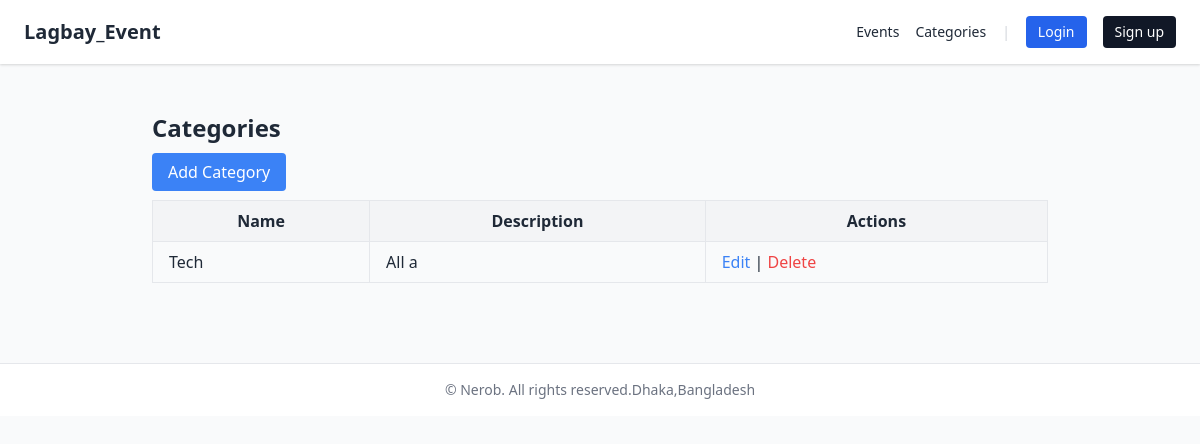
The page /categories/ on the database as committed earlier.
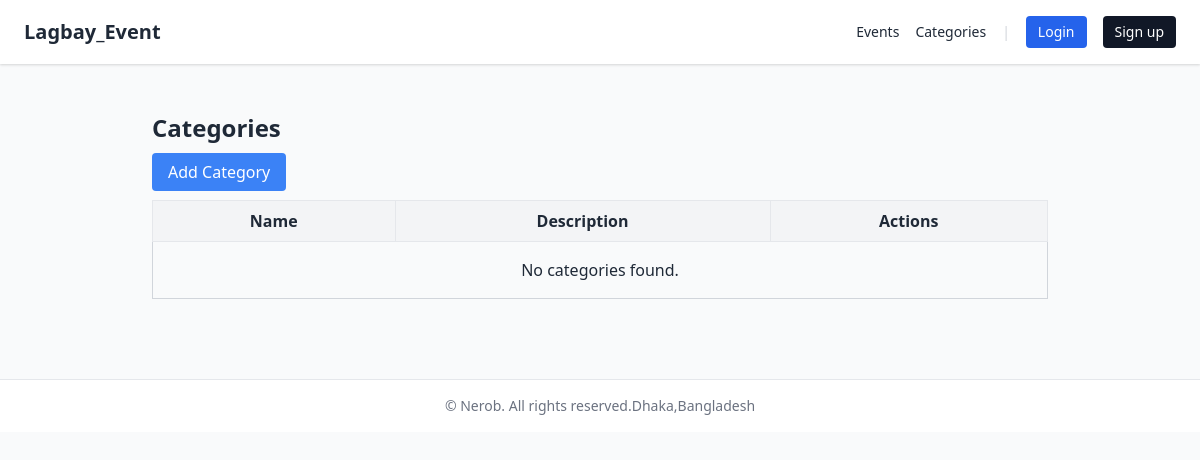
The same page on the database as committed later.
### event_app/models.py (models this page shows, shortened)
class Category(models.Model):
    name = models.CharField(max_length=100, unique=True)
    description = models.TextField(blank=True)
    created_at = models.DateTimeField(auto_now_add=True)
    updated_at = models.DateTimeField(auto_now=True)
    class Meta:
        ordering = ("name",)

### event_app/views.py (the view)
# urls.py: path('categories/', views.category_list, name='category_list'),
def category_list(request):
    categories = Category.objects.annotate(event_count=Count('events'))
    return render(request, 'event_app/category_list.html', {'categories': categories})

### event_app/templates/event_app/category_list.html
{% extends "event_app/base.html" %}
{% block content %}
<div class="max-w-4xl mx-auto py-6">
    <h1 class="text-2xl font-bold mb-4">Categories</h1>
    <a href="{% url 'event_app:category_create' %}" class="px-4 py-2 bg-blue-500 text-white rounded">Add Category</a>
    <table class="mt-4 w-full border-collapse border border-gray-300">
        <thead>
            <tr class="bg-gray-100">
                <th class="border px-4 py-2">Name</th>
                <th class="border px-4 py-2">Description</th>
                <th class="border px-4 py-2">Actions</th>
            </tr>
        </thead>
        <tbody>
            {% for category in categories %}
            <tr>
                <td class="border px-4 py-2">{{ category.name }}</td>
                <td class="border px-4 py-2">{{ category.description }}</td>
                <td class="border px-4 py-2">
                    <a href="{% url 'event_app:category_update' category.id %}" class="text-blue-500">Edit</a> |
<a href="{% url 'event_app:category_delete' category.id %}" class="text-red-500">Delete</a>
                </td>
            </tr>
            {% empty %}
            <tr>
                <td colspan="3" class="text-center py-4">No categories found.</td>
            </tr>
            {% endfor %}
        </tbody>
    </table>
</div>
{% endblock %}

Rows that differ between the two databases and show on the page:
removed Category: name "Tech", description "All a"
Other text that changed with them:
text now shown: "No categories found."
